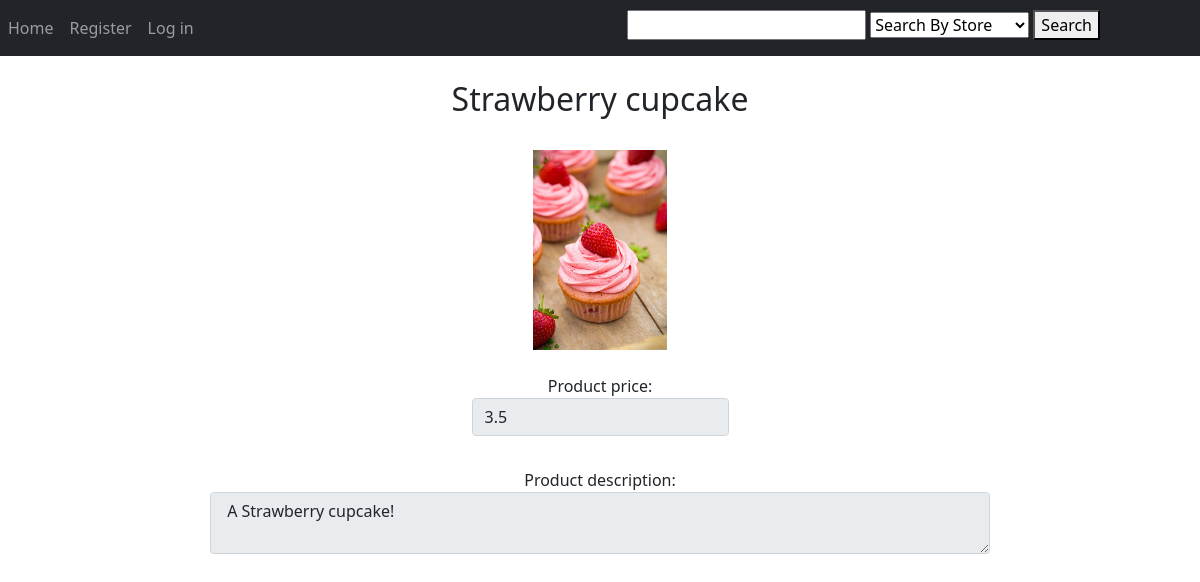
The page /Product/index/2 on the database its author committed.
### tables this page shows
CREATE TABLE `product` (
  `product_id` int(11) NOT NULL,
  `store_id` int(11) NOT NULL,
  `product_name` varchar(30) NOT NULL,
  `product_image` varchar(50) DEFAULT 'blank.jpg',
  `product_availability` tinyint(4) NOT NULL DEFAULT 1 COMMENT 'product is generally available when it''s added. 0 means sold out and 1 means available',
  `product_price` double NOT NULL,
  `product_description` text NOT NULL
);

### app/controllers/Product.php (called while the page is built, shortened)
<?php
        class Product extends \app\core\Controller {
            public function index($product_id) {
                $myProduct = new \app\models\Product();
                $product = $myProduct->get($product_id);
                $this->view('Product/index', $product);
            }
        }

### app/core/App.php (called while the page is built, shortened)
<?php
		class App {
			private $method = 'index';
			public function __construct() {
				$url = self::parseUrl();
				if (isset($url[0])) {
					unset($url[0]);
				}
				$this->controller = new $this->controller;
				if (isset($url[1])) {
					if (method_exists($this->controller, $url[1]))
						$this->method = $url[1];
					unset($url[1]);
				}
				$this->params = $url ? array_values($url) : [];
				call_user_func_array([$this->controller, $this->method], $this->params);
			}
			private static function parseUrl() {
				if (isset($_GET['url'])) {
					return explode('/',
						filter_var(
							rtrim($_GET['url'], '/'),
							FILTER_SANITIZE_URL)
					);
				}
			}
		}

### index.php (called while the page is built, shortened)
<?php
    new \app\core\App();

### app/models/Product.php (called while the page is built, shortened)
<?php
        class Product extends \app\core\Model {
            function get($product_id) {
                $SQL = 'SELECT * FROM product WHERE product_id = :product_id';
                $STMT = self::$_connection->prepare($SQL);
                $STMT->execute(['product_id'=>$product_id]);
                $STMT->setFetchMode(\PDO::FETCH_CLASS, "app\models\Product");
                return $STMT->fetch();
            }
        }

### app/core/DBConnection.php (called while the page is built, shortened)
<?php
		class DBConnection {
			static $connection = null;
			private function __construct() {
				if (self::$connection == null) {
					$host = 'localhost';
					$DBname = 'meal_times';
					$user = 'root';
					$password = '';
					self::$connection = new \PDO("mysql:host=$host;dbname=$DBname", $user, $password);
				}
			}
			public static function getInstance() {
				return self::$connection;
			}
		}

### app/views/Product/index.php (the view, shortened to what this page needs)
<html>
    <head>
        <link href="https://cdn.jsdelivr.net/npm/bootstrap@5.1.3/dist/css/bootstrap.min.css" rel="stylesheet">
    </head>
    <body>
        <div class='container' style='text-align:center;'>
        <br><h2><?= $data->product_name?></h2> <br>
            <?php
                echo "<img alt = '' src = '\\pictures\\$data->product_image' style = 'max-width:200px;max-height:200px;display:block;margin-left:auto;margin-right:auto;'> <br>";
            ?>
            <form method='post' action=''>
                <label class='form-label'>Product price:<input disabled type='number' name='product_price' class='form-control' value ='<?= $data->product_price ?>' /></label> <br> <br>
                <label class='form-label'>Product description:<textarea disabled name='product_description' cols="80" class='form-control'> <?= $data->product_description ?> </textarea></label><br>
            </form>
        </div>
    </body>
</html>

### rows shown on the page
product: product_name "Strawberry cupcake", product_image (picture), product_price "3.5", product_description "A Strawberry cupcake!"
